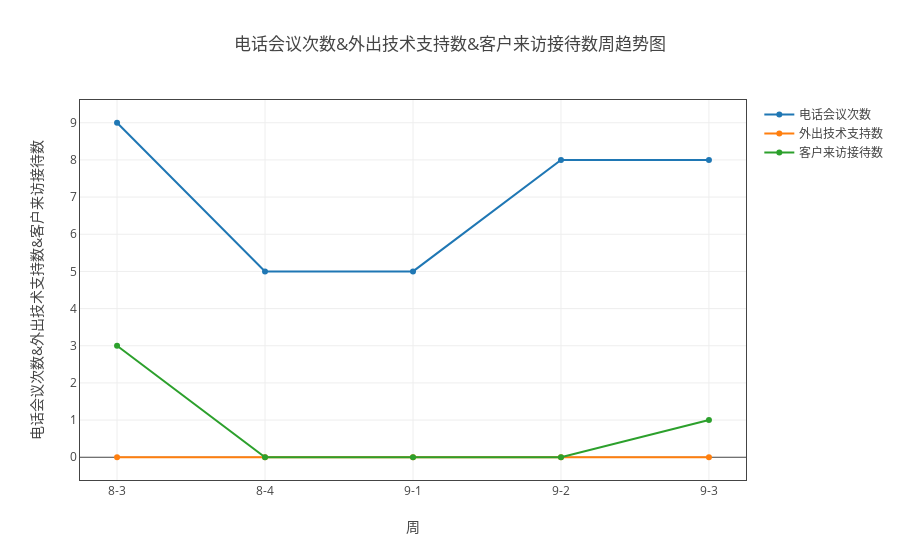
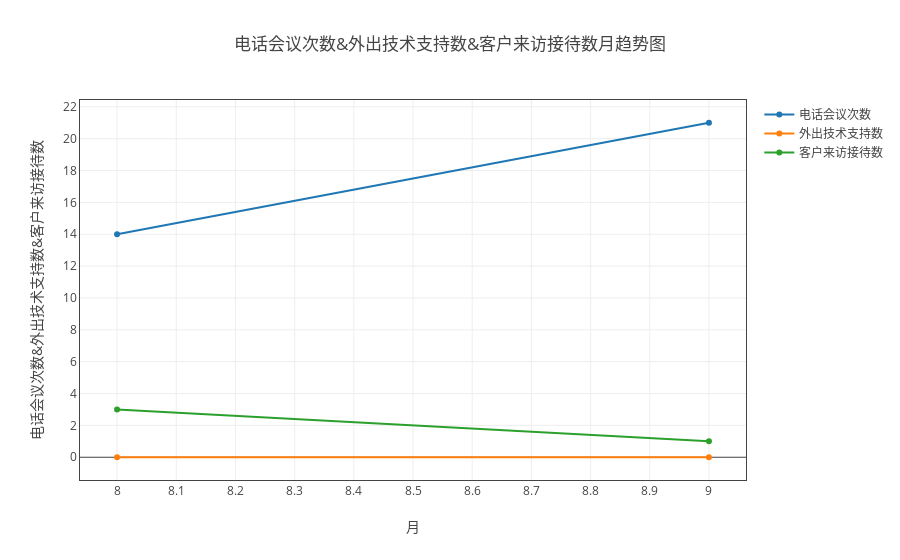

Write notebook code for charts like these, in order.
### Markdown cell above
#### 电话会议次数、软著撰写完成数、专利撰写完成数、外出技术支持数、客户来访接待数和文章数

### Code cell
data_dict = {'电话会议次数': ['电话会议次数'],  \
             '外出技术支持数': ['外出技术支持数'], '客户来访接待数': ['客户来访接待数']}
myModule.plot( all_dict, data_dict, '负责人' ,  'line' , all='all')

### Figure 1 — Plotly figure (JSON) as saved in the notebook; plotly's stock layout.template omitted (floating-point values rounded to 4 significant figures)
{"data": [{"name": "电话会议次数", "type": "scatter", "uid": "e90dc362-c202-11e8-b667-509a4c0f1ffc", "x": ["8-3", "8-4", "9-1", "9-2", "9-3"], "y": [9, 5, 5, 8, 8]}, {"name": "外出技术支持数", "type": "scatter", "uid": "e90dc363-c202-11e8-afbb-509a4c0f1ffc", "x": ["8-3", "8-4", "9-1", "9-2", "9-3"], "y": [0, 0, 0, 0, 0]}, {"name": "客户来访接待数", "type": "scatter", "uid": "e90dc364-c202-11e8-b7f9-509a4c0f1ffc", "x": ["8-3", "8-4", "9-1", "9-2", "9-3"], "y": [3, 0, 0, 0, 1]}], "layout": {"title": "电话会议次数&外出技术支持数&客户来访接待数周趋势图", "xaxis": {"mirror": "all", "nticks": 20, "showgrid": true, "showline": true, "title": "周", "zeroline": true}, "yaxis": {"mirror": "all", "nticks": 20, "showgrid": true, "showline": true, "title": "电话会议次数&外出技术支持数&客户来访接待数", "zeroline": true}}}

### Figure 2 — Plotly figure (JSON) as saved in the notebook; plotly's stock layout.template omitted (floating-point values rounded to 4 significant figures)
{"data": [{"name": "电话会议次数", "type": "scatter", "uid": "e91823a2-c202-11e8-9cb8-509a4c0f1ffc", "x": ["8", "9"], "y": [14, 21]}, {"name": "外出技术支持数", "type": "scatter", "uid": "e91823a3-c202-11e8-9a2c-509a4c0f1ffc", "x": ["8", "9"], "y": [0, 0]}, {"name": "客户来访接待数", "type": "scatter", "uid": "e91823a4-c202-11e8-92d3-509a4c0f1ffc", "x": ["8", "9"], "y": [3, 1]}], "layout": {"title": "电话会议次数&外出技术支持数&客户来访接待数月趋势图", "xaxis": {"mirror": "all", "nticks": 20, "showgrid": true, "showline": true, "title": "月", "zeroline": true}, "yaxis": {"mirror": "all", "nticks": 20, "showgrid": true, "showline": true, "title": "电话会议次数&外出技术支持数&客户来访接待数", "zeroline": true}}}
